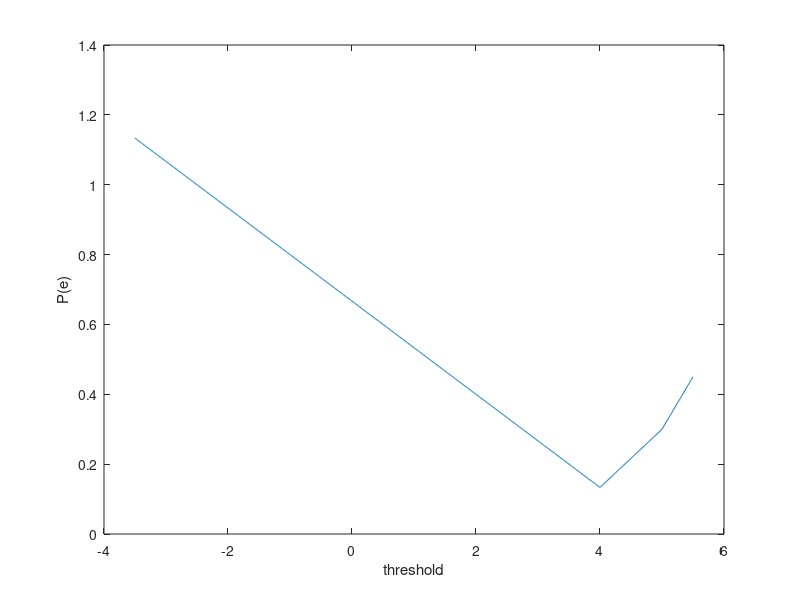

MATLAB code to generate this figure:
N =1000; thresholds = linspace (-3.5,5.5,N); Pe = zeros (1,N);
for i=1:N % loop over the defined grid of thresholds
  Pe0 =1/3*(5-thresholds(i)); %Pe0 is the conditional P(e/y=0)
  Pe1 =1/2*( thresholds(i)-4);%Pe1 is the conditional P(e/y=1)
  if Pe0 <0 Pe0 =0; end %a probability cannot be negative
  if Pe1 <0 Pe1 =0; end %a probability cannot be negative
    Pe(i) = 0.4* Pe0 +0.6* Pe1 ;% prob . error for thresholds (i)
  end
plot ( thresholds , Pe); % visualize prob . for each threshold
xlabel('threshold')
ylabel('P(e)')
